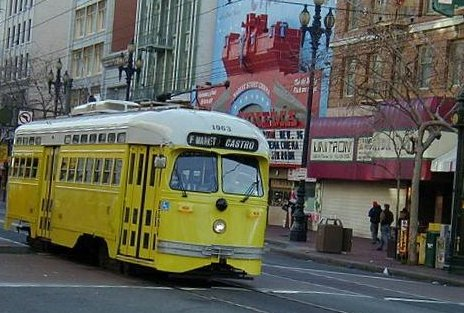
%> input picture courses/cs195g/proj6/code/images/panorama001.jpg, 464 x 313 px
$ octave --eval "result = harris(imread('images/panorama001.jpg'));"   (GNU Octave 9; MATLAB toolbox functions it lacks are replaced by stand-ins)
%> lines starting %> are read from the running program, lines starting %| are printed output that depends on the picture
% Sample code for detecting Harris corners, following
% Brown et al, CVPR 2005
%        by Alyosha Efros, so probably buggy...
%
% Taken from CMU Computational Photography web page
% by Patrick Doran on April 4th, 2010.
%

function [x,y,v] = harris(imrgb)
im = im2double(rgb2gray(imrgb));
g1 = fspecial('gaussian', 9,1);  % Gaussian with sigma_d
g2 = fspecial('gaussian', 11,1.5); % Gaussian with sigma_i
img1 = conv2(im,g1,'same');  % blur image with sigma_d
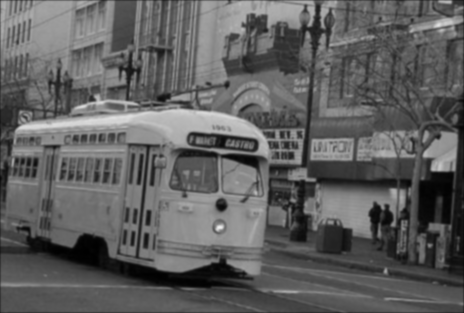
%> img1: size 313x464 double; min 0.000662, max 0.932, mean 0.375
Ix = conv2(img1,[-1 0 1],'same');  % take x derivative
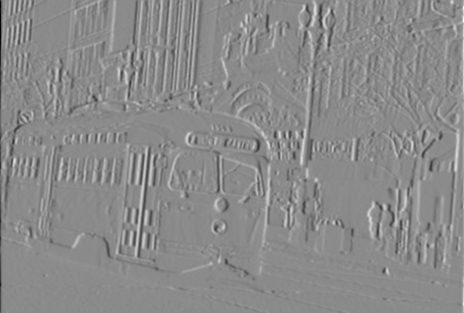
%> Ix: size 313x464 double; min -0.64, max 0.537, mean 0.000233; drawn with min black and max white
Iy = conv2(img1,[-1;0;1],'same');  % take y derivative
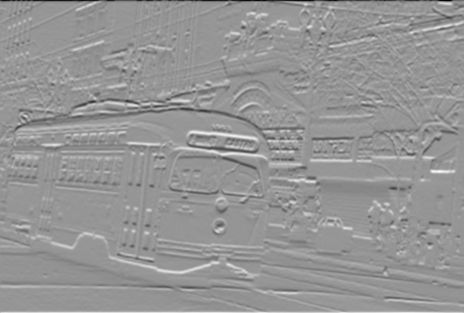
%> Iy: size 313x464 double; min -0.703, max 0.495, mean 0.000381; drawn with min black and max white

% Compute elements of the Harris matrix H
%%% we can use blur instead of the summing window
Ix2 = conv2(Ix.*Ix,g2,'same');
Iy2 = conv2(Iy.*Iy,g2,'same');
IxIy = conv2(Ix.*Iy,g2,'same');
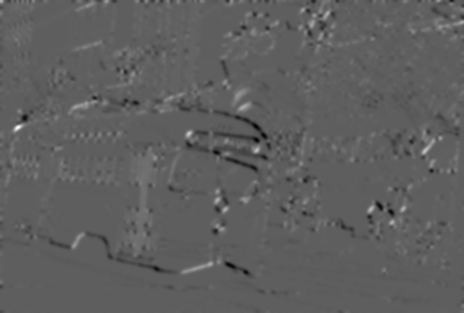
%> IxIy: size 313x464 double; min -0.0279, max 0.0473, mean 0.00017; drawn with min black and max white
R = (Ix2.*Iy2 - IxIy.*IxIy) ... % det(H)
    ./ (Ix2 + Iy2 + eps);       % trace(H) + epsilon

% don't want corners close to image border
R([1:15, end-16:end], :) = 0;
%> R: size 313x464 double; min 0, max 0.0196, mean 0.00073
R(:,[1:15,end-16:end]) = 0;
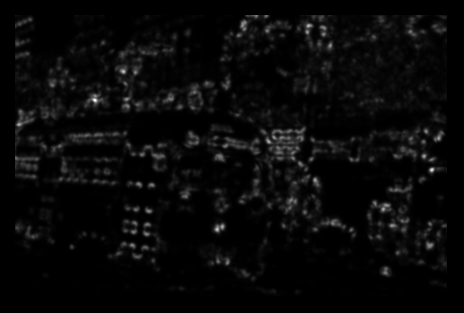
%> R: size 313x464 double; min 0, max 0.0196, mean 0.000683; drawn with min black and max white

% non-maxima supression within 3x3 windows
nonmax = inline('max(x)');
Rmax = colfilt(R,[20 20],'sliding',nonmax); % find neighbrhood max
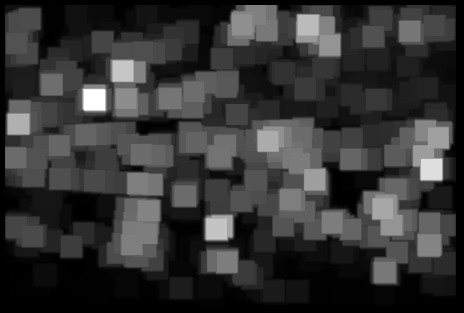
%> Rmax: size 313x464 double; min 0, max 0.0196, mean 0.00411; drawn with min black and max white
Rnm = R.*(R == Rmax);  % supress non-max
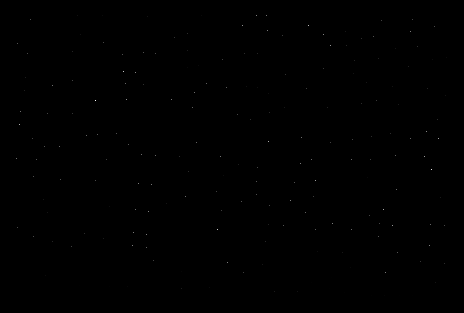
%> Rnm: size 313x464 double; min 0, max 0.0196, mean 7.25e-06; drawn with min black and max white

% extract all interest points
[y,x,v] = find(Rnm);
%> y = 200 values from 16 to 296; x = 200 values from 17 to 447; v = 200 values from 4.7e-05 to 0.0196

% perform ANMS
c_robust = 0.9;
n_points = min( 50, numel(x) );
%> n_points = 50
%> (the run ends here)
